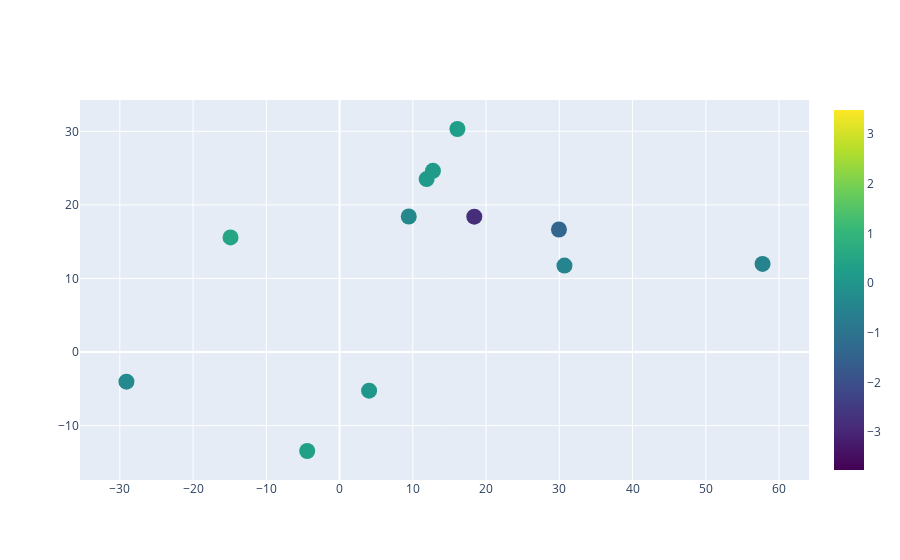

Write notebook code for a chart like this one.
### Markdown cell above
**Plotting the results**

Using plotly, I plotted the results so that it becomes easier to explore similar songs based on their colors and clusters.

### Code cell
from plotly.offline import download_plotlyjs, init_notebook_mode, plot, iplot

init_notebook_mode(connected=True)

import plotly.graph_objs as go

trace1 = go.Scatter(
    y = two_dimensional_songs['Y'],
    x = two_dimensional_songs['X'],
    text = two_dimensional_songs['name'],
    mode='markers',
    marker=dict(
        size= 16,#[10],#'7',
        color = np.random.randn(5717), #set color equal to a variable
        colorscale='Viridis',
        showscale=True
    )
)
data = [trace1]

iplot(data)

### Figure 1 — Plotly figure (JSON) as saved in the notebook; plotly's stock layout.template omitted (floating-point values rounded to 4 significant figures; data arrays with more than 128 entries replaced by an {"elided": "..."} marker saying what was removed)
{"data": [{"marker": {"color": {"elided": "5717 float values"}, "colorscale": [[0, "#440154"], [0.1111, "#482878"], [0.2222, "#3e4989"], [0.3333, "#31688e"], [0.4444, "#26828e"], [0.5556, "#1f9e89"], [0.6667, "#35b779"], [0.7778, "#6ece58"], [0.8889, "#b5de2b"], [1, "#fde725"]], "showscale": true, "size": 16}, "mode": "markers", "text": ["Vargas Llosa, Mario - La tia Ju - Sin determinar.txt", "Huesos en el jardin - Henning Mankell.txt", "Inferno - Dan Brown.txt", "Los inocentes - David Baldacci.txt", "La Cupula - Stephen King.txt", "Pisando los talones - Henning Mankell.txt", "Duenas, Maria - El tiempo entre - Author.txt", "(Trilogia El Siglo 02) El Invie - Ken Follett.txt", "El laberinto azul - Douglas Preston.txt", "El aprendiz - Clive Cussler.txt", "El Abuelo Que Salto Por La Vent - Jonas Jonasson.txt", "Ola de calor NH1 - Richard Castle.txt"], "type": "scatter", "x": [18.39, -4.418, 30.7, 57.75, -29.1, -14.89, 29.95, 4.03, 11.88, 12.75, 9.447, 16.09], "y": [18.4, -13.45, 11.76, 11.98, -4.028, 15.58, 16.65, -5.254, 23.51, 24.63, 18.42, 30.31]}], "layout": {}}
